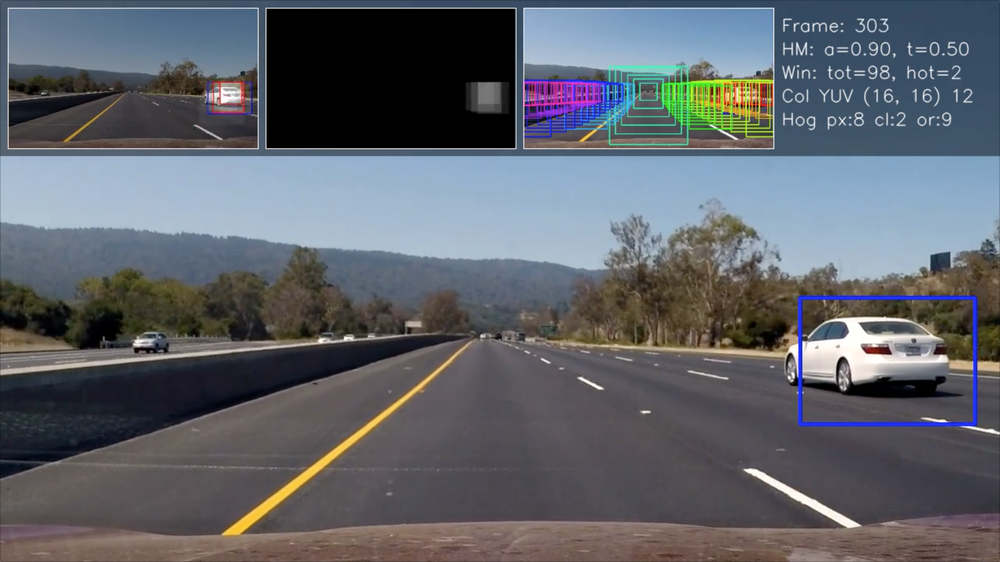
#> input picture vehicle-detection-and-tracking/assets/example-frame-1.png, 1000 x 562 px, shrunk from 2560 x 1440 before the run; its folder holds only this picture in this run
$ python -i pipeline.py   (imports and definitions only)
#> lines starting #> are read from the running program, lines starting #| are printed output that depends on the picture; after the words box and inside, x2 and y2 are one past the last pixel; in counts of white or black regions, pixels touching at a corner belong together
# NOTE: drop me into the CarND-LaneLines-P1 directory and run `python pipeline.py`
# results will be written out to disk

import math
import os

import matplotlib.pyplot as plt
import matplotlib.image as mpimg
import numpy as np
import scipy
import cv2
from moviepy.editor import VideoFileClip

def grayscale(img):
    """Applies the Grayscale transform
    This will return an image with only one color channel
    but NOTE: to see the returned image as grayscale
    you should call plt.imshow(gray, cmap='gray')"""
    return cv2.cvtColor(img, cv2.COLOR_RGB2GRAY)
    # Or use BGR2GRAY if you read an image with cv2.imread()
    # return cv2.cvtColor(img, cv2.COLOR_BGR2GRAY)

def canny(img, low_threshold, high_threshold):
    """Applies the Canny transform"""
    return cv2.Canny(img, low_threshold, high_threshold)

def gaussian_blur(img, kernel_size):
    """Applies a Gaussian Noise kernel"""
    return cv2.GaussianBlur(img, (kernel_size, kernel_size), 0)

def region_of_interest(img, vertices):
    """
    Applies an image mask.

    Only keeps the region of the image defined by the polygon
    formed from `vertices`. The rest of the image is set to black.
    """
    #defining a blank mask to start with
    mask = np.zeros_like(img)

    #defining a 3 channel or 1 channel color to fill the mask with depending on the input image
    if len(img.shape) > 2:
        channel_count = img.shape[2]  # i.e. 3 or 4 depending on your image
        ignore_mask_color = (255,) * channel_count
    else:
        ignore_mask_color = 255

    #filling pixels inside the polygon defined by "vertices" with the fill color
    cv2.fillPoly(mask, vertices, ignore_mask_color)

    #returning the image only where mask pixels are nonzero
    masked_image = cv2.bitwise_and(img, mask)
    return masked_image


def draw_lines(img, lines, color=[255, 0, 0], thickness=2):
    """
    NOTE: this is the function you might want to use as a starting point once you want to
    average/extrapolate the line segments you detect to map out the full
    extent of the lane (going from the result shown in raw-lines-example.mp4
    to that shown in P1_example.mp4).

    Think about things like separating line segments by their
    slope ((y2-y1)/(x2-x1)) to decide which segments are part of the left
    line vs. the right line.  Then, you can average the position of each of
    the lines and extrapolate to the top and bottom of the lane.

    This function draws `lines` with `color` and `thickness`.
    Lines are drawn on the image inplace (mutates the image).
    If you want to make the lines semi-transparent, think about combining
    this function with the weighted_img() function below
    """
    for line in lines:
        for x1,y1,x2,y2 in line:
            cv2.line(img, (x1, y1), (x2, y2), color, thickness)

def hough_lines(img, rho, theta, threshold, min_line_len, max_line_gap, m_min=0.2):
    """
    `img` should be the output of a Canny transform.

    Returns an image with hough lines drawn.
    """
    lines = cv2.HoughLinesP(img, rho, theta, threshold, np.array([]), minLineLength=min_line_len, maxLineGap=max_line_gap)

    # filter out lines that are too horizontal, this helps remove lines that
    # aren't helpful in identifying the lane lines
    filtered_lines = []
    for line in lines:
        l = line[0]
        m = abs((l[3]-l[1]) / (l[2]-l[0]))
        if m > m_min:
            filtered_lines.append(line)

    line_img = np.zeros((img.shape[0], img.shape[1], 3), dtype=np.uint8)
    draw_lines(line_img, filtered_lines, thickness=1)
    return line_img

# Python 3 has support for cool math symbols.

def weighted_img(img, initial_img, α=0.8, β=1., λ=0.):
    """
    `img` is the output of the hough_lines(), An image with lines drawn on it.
    Should be a blank image (all black) with lines drawn on it.

    `initial_img` should be the image before any processing.

    The result image is computed as follows:

    initial_img * α + img * β + λ
    NOTE: initial_img and img must be the same shape!
    """
    return cv2.addWeighted(initial_img, α, img, β, λ)


def to_color(img, color=[255, 255, 255]):
    """Converts a grayscale image to color"""
    return np.dstack((img if color[0] == 255 else img*0,
                      img if color[1] == 255 else img*0,
                      img if color[2] == 255 else img*0))

def split_XYs_out_from_pixels(pixel_coords):
    """Converts an array of pixels of the form [[[x1, y1]], [[x2, y2]]...] into
    separate x and y arrays of the form [x1, x2, ...] and [y1, y2, ...]"""
    xs = []
    ys = []

    if pixel_coords is None:
        return xs, ys

    for coord in pixel_coords:
        xs.append(coord[0][0])
        ys.append(coord[0][1])

    return xs, ys

def fit_line_to_points(img):
    """Fits a regression line to the non-zero pixels in a image"""
    y_max=img.shape[0]
    pixels = cv2.findNonZero(img)
    xs, ys = split_XYs_out_from_pixels(pixels)

    # x = m*y + b, y as function of x because we want to draw a line from bottom
    # of image to the middle (so y is the input)
    m, b, r_value, p_value, std_err = scipy.stats.linregress(ys, xs)

    x1 = m*y_max + b
    x2 = m*y_max*0.60 + b

    return int(x1), int(y_max), int(x2), int(y_max*0.60), abs(r_value)


def split_image(img, x_pos=0.5):
    """Splits the image into two parts, dividing at x_pos"""
    x_min = 0
    x_mid = int(img.shape[1]*x_pos)
    x_max = img.shape[1]
    y_min = 0
    y_max = img.shape[0]
    left =  np.array([[(x_min,y_max),(x_min, y_min), (x_mid,y_min),(x_mid,y_max)]], dtype=np.int32)
    right = np.array([[(x_mid,y_max),(x_mid, y_min), (x_max,y_min),(x_max,y_max)]], dtype=np.int32)
    left_image =  region_of_interest(img, left)
    right_image = region_of_interest(img, right)
    return left_image, right_image

def get_regression_lines(img):
    """Calculates two linear regression lines, one for the left half of the
    image and one for the right"""

    # first, split the image into left a right sections
    left_image, right_image = split_image(img)

    x1_l, y1_l, x2_l, y2_l, R_l = fit_line_to_points(left_image)
    x1_r, y1_r, x2_r, y2_r, R_r = fit_line_to_points(right_image)

    # return the two lines in the same format as is used by the Hough lines
    return [[[x1_l, y1_l, x2_l, y2_l]], [[x1_r, y1_r, x2_r, y2_r]]]

def get_polyfit_from_points(img):
    """Fit a second order polynomial to the nonzero points in an image"""
    y_max=img.shape[0]
    pixels = cv2.findNonZero(img)
    xs, ys = split_XYs_out_from_pixels(pixels)
    p = np.polyfit(ys, xs, 2)
    return p

def get_polyfit(img):
    """Splits an image in two and returns a second order polynomial fit to the
    left and right sides"""
    left_image, right_image = split_image(img)

    p_l = get_polyfit_from_points(left_image)
    p_r = get_polyfit_from_points(right_image)
    y_max = img.shape[0]
    y_min = y_max*0.60
    lines = []

    inc = 10
    for y in range(int(y_min)+inc, int(y_max), inc):
        y_0 = y-inc
        x_l_0 = p_l[0]*y_0*y_0 + p_l[1]*y_0 + p_l[2]
        x_l = p_l[0]*y*y + p_l[1]*y + p_l[2]
        lines.append([[int(x_l_0), y_0, int(x_l), y]])
        x_r_0 = p_r[0]*y_0*y_0 + p_r[1]*y_0 + p_r[2]
        x_r = p_r[0]*y*y + p_r[1]*y + p_r[2]
        lines.append([[int(x_r_0), y_0, int(x_r), y]])

    return lines


def get_lane_area_mask(image):
    """Get a mask of the area of the image most likely to contain the lane
    lines"""
    mask = np.zeros_like(image)
    ignore_mask_color = 255
    imshape = image.shape
    y_min =imshape[0]*0.61
    y_max =imshape[0]

    # the driver in these videos seems to drive towards the left side of the
    # lane, so we shift our mask area to the right to compensate
    right_shift = 30 # pixels

    # create the trapezoidal mask capturing all of the area of the lines
    x1 = imshape[1]*0.08 + right_shift
    x2 = imshape[1]*0.44 + right_shift
    x3 = imshape[1]*0.56 + right_shift
    x4 = imshape[1]*0.95 + right_shift
    vertices = np.array([[(x1,y_max),(x2, y_min), (x3, y_min), (x4,y_max)]], dtype=np.int32)
    cv2.fillPoly(mask, vertices, ignore_mask_color)

    # remove the inner portion of the mask, which is the space between the
    # lines, as this usually just contains noise
    y_min =imshape[0]*0.69
    y_max =imshape[0]
    x1 = imshape[1]*0.30 + right_shift
    x2 = imshape[1]*0.46 + right_shift
    x3 = imshape[1]*0.54 + right_shift
    x4 = imshape[1]*0.75 + right_shift
    vertices = np.array([[(x1,y_max),(x2, y_min), (x3, y_min), (x4,y_max)]], dtype=np.int32)
    cv2.fillPoly(mask, vertices, 0)

    return mask

def get_lane_masked_edges(image, mask, kernel_size=5, low_threshold=50, high_threshold=100):
    """Returns Canny edges for the lane lines falling within the mask"""
#> called with kernel_size = 5, low_threshold = 50, high_threshold = 100
    gray = grayscale(image)
    blur_gray = gaussian_blur(gray, kernel_size)
    edges = canny(blur_gray, low_threshold, high_threshold)
    return cv2.bitwise_and(edges, mask)

def get_hough_lines(masked_edges, rho=2, theta=np.pi/180, threshold=5, min_line_len=10, max_line_gap=2):
    """Returns the Hough lines for the provided edges"""
    all_line_img = hough_lines(masked_edges, rho, theta, threshold, min_line_len, max_line_gap)
#> in hough_lines, `lines = cv2.HoughLinesP(img, rho, theta, threshold, np.array([]), minL..`: lines = 41 rows, first 6: [276, 505, 424, 385], [746, 528, 843, 528], [269, 498, 322, 457], [349, 438, 437, 369], [779, 482, 812, 499], [744, 470, 847, 527]
#> the loop in hough_lines, `for line in lines:` made 41 passes
#> (l, m) on passes 1 to 4: ([276, 505, 424, 385], 0.811), ([746, 528, 843, 528], 0), ([269, 498, 322, 457], 0.774), ([349, 438, 437, 369], 0.784)
#> after the loop in hough_lines, `for line in lines:`: filtered_lines = 29 items, first 6: [[276, 505, 424, 385]], [[269, 498, 322, 457]], [[349, 438, 437, 369]], [[779, 482, 812, 499]], [[744, 470, 847, 527]], [[814, 499, 847, 518]]
#> the loop in draw_lines, `for line in lines:` made 29 passes
    return grayscale(all_line_img)

# [11 lines left out: function process_video, not called in this run]

def pipeline_debug(image):
    """Just a simply wrapper to call the pipeline function with the debug flag
    set to True since the `fl_image` function just passes the image"""
    return pipeline(image, True)

def pipeline(image, debug=False):
    """Takes in a image and returns that same image with the lanes lines
    overlaid in red.

    The strategy is to:

    1. Mask out an area that the lane lines are likely to be in
    2. Find the Canny edges in that area
    3. Calculate Hough lines from the Canny edges
    4. Fit a best-fit line to the Hough line pixels on the left and right sides

    If the debug flag is set, we also display some experimental information
    including attempting to fit a second order polynomial to the Hough line
    pixels.
    """
    # get the mask area
    mask = get_lane_area_mask(grayscale(image))

    # get the Canny edges
    masked_edges = get_lane_masked_edges(image, mask)

    # get Hough lines from the Canny edges
    hough_gray = get_hough_lines(masked_edges)

    # get regression lines from the hough lines
    reg_lines = get_regression_lines(hough_gray)
#> in region_of_interest, `cv2.fillPoly(mask, vertices, ignore_mask_color)`:
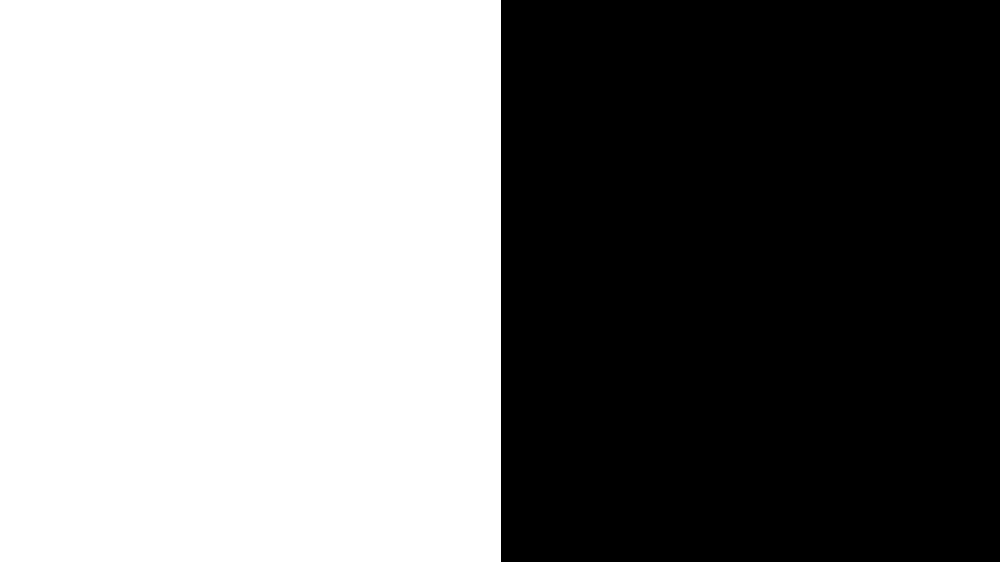
#> mask: shape (562, 1000); 50.1% white; 1 black region, box (x1, y1, x2, y2) and area: (501, 0, 1000, 562) 280438
#> in region_of_interest (call 2), `cv2.fillPoly(mask, vertices, ignore_mask_color)`:
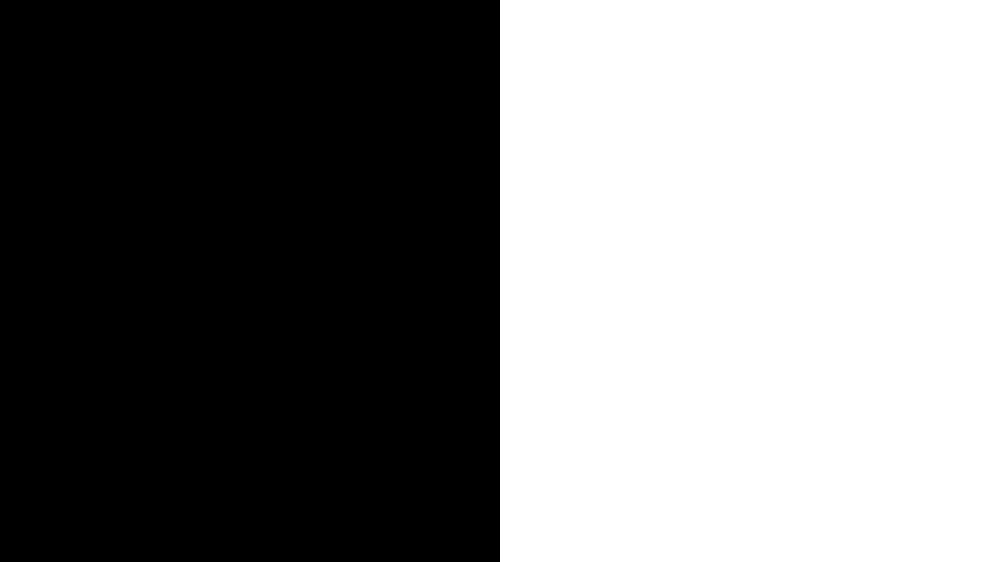
#> mask: shape (562, 1000); 50% white; 1 white region, box (x1, y1, x2, y2) and area: (500, 0, 1000, 562) 281000
#> in fit_line_to_points, `pixels = cv2.findNonZero(img)`: pixels = contour of 429 points, box (x1, y1, x2, y2) (209, 343, 472, 556), area 166
#> the loop in split_XYs_out_from_pixels, `for coord in pixel_coords:` made 429 passes
#> coord on passes 1 to 3: [[471, 343]], [[470, 344]], [[469, 345]]
#> after the loop in split_XYs_out_from_pixels, `for coord in pixel_coords:`: xs = 429 values, max 471 at index 0, min 209 at index 427, mean 343.2; ys = 429 values from 343 to 555
#> in fit_line_to_points, `m, b, r_value, p_value, std_err = scipy.stats.linregress(ys, xs)`: m = -1.25; b = 898.8; r_value = -0.996; p_value = 0; std_err = 0.00558
#> in fit_line_to_points, `x1 = m*y_max + b`: x1 = 198.5
#> in fit_line_to_points, `x2 = m*y_max*0.60 + b`: x2 = 478.6
#> in get_regression_lines, `x1_l, y1_l, x2_l, y2_l, R_l = fit_line_to_points(left_image)`: x1_l = 198; y1_l = 562; x2_l = 478; y2_l = 337; R_l = 0.996
#> the loop in split_XYs_out_from_pixels (call 2), `for coord in pixel_coords:` made 349 passes
#> coord on passes 1 to 3: [[549, 343]], [[550, 343]], [[551, 343]]
#> in get_regression_lines, `x1_r, y1_r, x2_r, y2_r, R_r = fit_line_to_points(right_image)`: x1_r = 920; y1_r = 562; x2_r = 509; y2_r = 337; R_r = 0.995
#> reg_lines = [[[198, 562, 478, 337]], [[920, 562, 509, 337]]]

    # draw regression lines
    line_img = np.zeros((image.shape[0], image.shape[1], 3), dtype=np.uint8)
    draw_lines(line_img, reg_lines, thickness=6)
#> the loop in draw_lines (call 2), `for line in lines:` made 2 passes
    image = weighted_img(line_img, image, 0.8, 1)
#> in weighted_img, `return cv2.addWeighted(initial_img, α, img, β, λ)`:
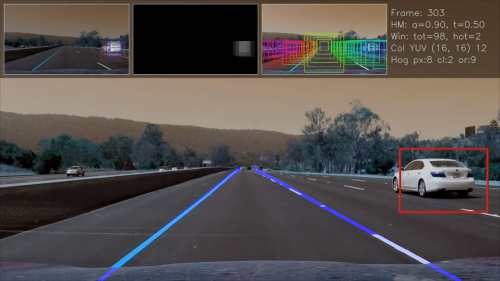
#> returned value: shape (562, 1000, 3) (shown at 1/2 size); mean of channels 0, 1, 2 77.5, 79.4, 85.2; drawn as B, G, R

    if not debug:
        return image

    # The code below is all only run if the debug flag is set to True

    # Experimenting with polyfit curves instead of just lines
    hough_polyfit_lines = get_polyfit(hough_gray)
#> in get_polyfit_from_points, `xs, ys = split_XYs_out_from_pixels(pixels)`: ys = 429 values from 343 to 555
#> in get_polyfit_from_points, `p = np.polyfit(ys, xs, 2)`: p = [9.93e-05, -1.33, 918.3]
#> in get_polyfit, `p_r = get_polyfit_from_points(right_image)`: p_r = [0.000964, 0.991, 70.63]
#> the loop in get_polyfit, `for y in range(int(y_min)+inc, int(y_max), inc):` made 22 passes
#> (x_l_0, x_l, x_r_0, x_r) on passes 1 to 4: (479.8, 467.1, 514, 530.5), (467.1, 454.4, 530.5, 547.2), (454.4, 441.8, 547.2, 564.1), (441.8, 429.2, 564.1, 581.2)
#> after the loop in get_polyfit, `for y in range(int(y_min)+inc, int(y_max), inc):`: lines = 44 items
#> hough_polyfit_lines = 44 items
    canny_polyfit_lines = get_polyfit(masked_edges)
#> the loop in get_polyfit (call 2), `for y in range(int(y_min)+inc, int(y_max), inc):` made 22 passes
#> (x_l_0, x_l, x_r_0, x_r) on passes 1 to 4: (479.1, 466.4, 527, 546.9), (466.4, 453.8, 546.9, 566.4), (453.8, 441.3, 566.4, 585.5), (441.3, 428.9, 585.5, 604.2)
#> canny_polyfit_lines = 44 items
    curve_img = np.zeros((image.shape[0], image.shape[1], 3), dtype=np.uint8)
    draw_lines(curve_img, hough_polyfit_lines, color=[0,255,0], thickness=6)
    draw_lines(curve_img, canny_polyfit_lines, color=[0,0,255], thickness=6)
#> call 4 of draw_lines, with thickness = 6
#> the loop in draw_lines (call 4), `for line in lines:` made 44 passes
#> line on passes 1 to 4: [[479, 337, 466, 347]], [[527, 337, 546, 347]], [[466, 347, 453, 357]], [[546, 347, 566, 357]]
#> after the loop in draw_lines (call 4), `for line in lines:`:
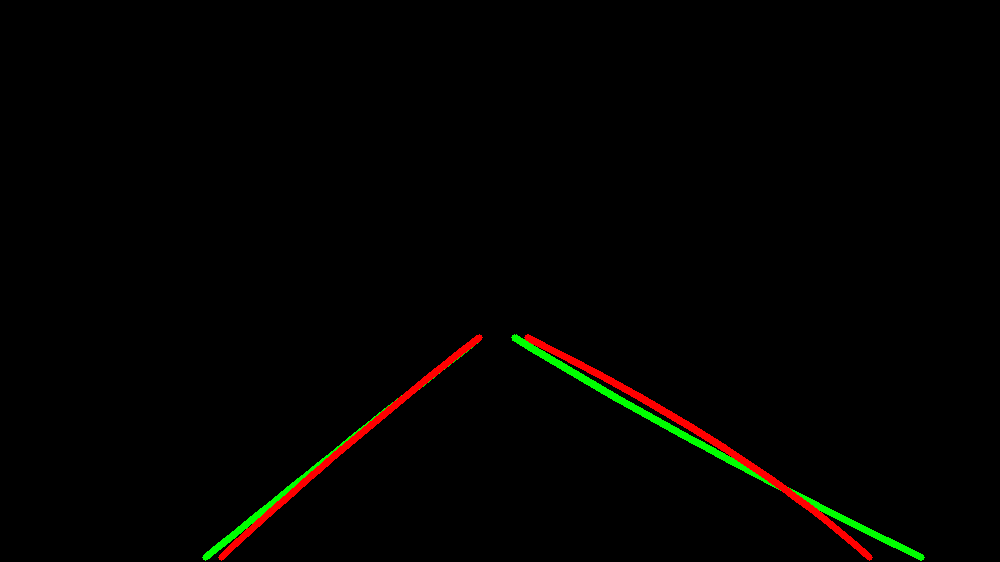
#> img: shape (562, 1000, 3); mean of channels 0, 1, 2 0, 1.8, 2.4; drawn as B, G, R
    image = weighted_img(curve_img, image, 0.8, 1)

    # draw the edge mask lightly
    image = weighted_img(image, to_color(mask), α=0.1, β=1)

    # draw the canny edges
    blue_edges = to_color(masked_edges, [0, 0, 255])
    image = weighted_img(image, blue_edges, α=0.9, β=0.9)

    # draw the hough lines
    green_hough = to_color(hough_gray, [255, 255, 0])
    image = weighted_img(image, green_hough, α=0.9, β=0.7)
#> in weighted_img (call 5), `return cv2.addWeighted(initial_img, α, img, β, λ)`:
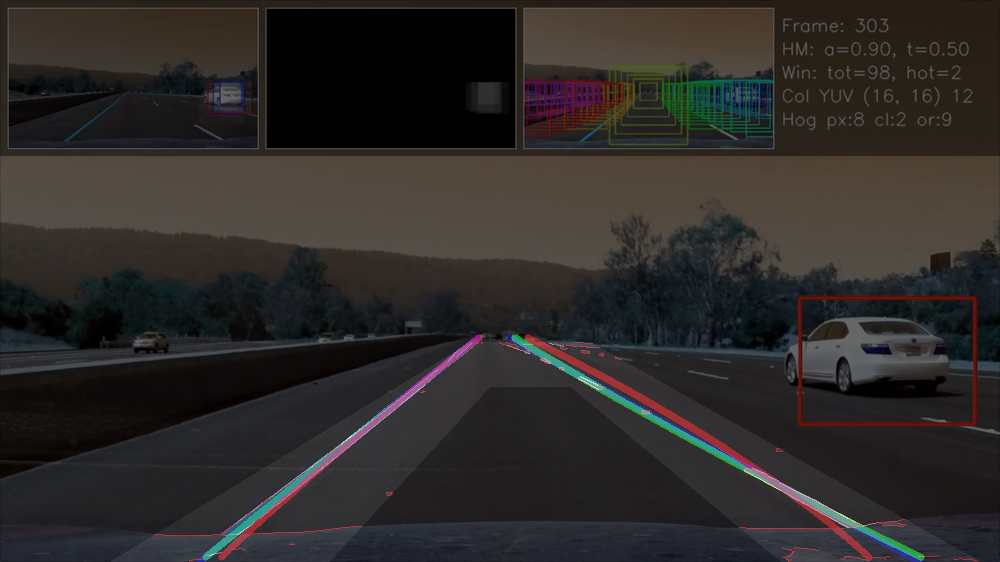
#> returned value: shape (562, 1000, 3); mean of channels 0, 1, 2 41, 42.6, 46.1; drawn as B, G, R

    return image


# process the images in the test_images directory and put output into the
# test_output directory
# [6 lines left out: function process_test_images, not called in this run]

# process each of the videos
# [3 lines not run here, left out]

>>> import cv2
>>> picture = cv2.cvtColor(cv2.imread('../vehicle-detection-and-tracking/assets/example-frame-1.png'), cv2.COLOR_BGR2RGB)
>>> result = pipeline_debug(picture)
